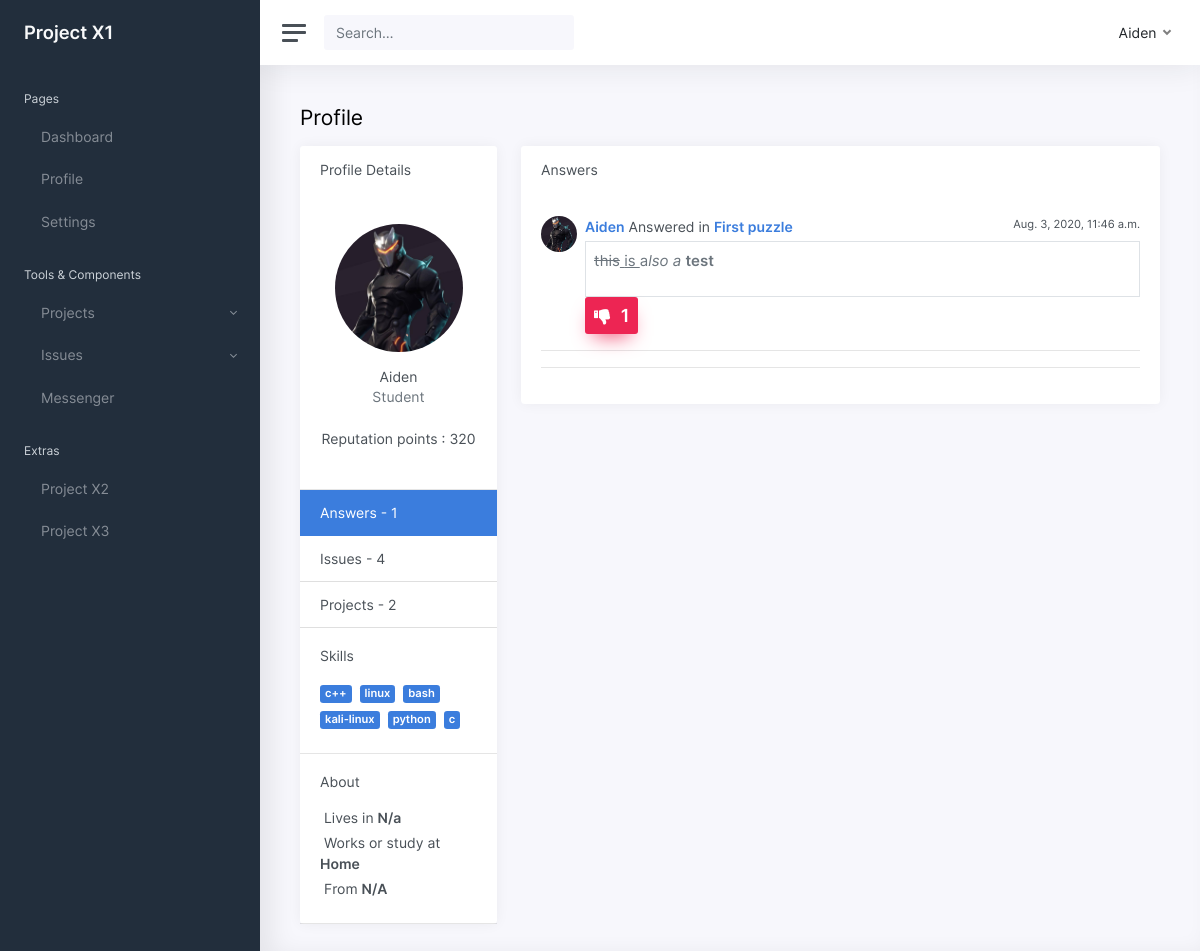
Page /accounts/profile/2/ (signed in) on the earlier database version.
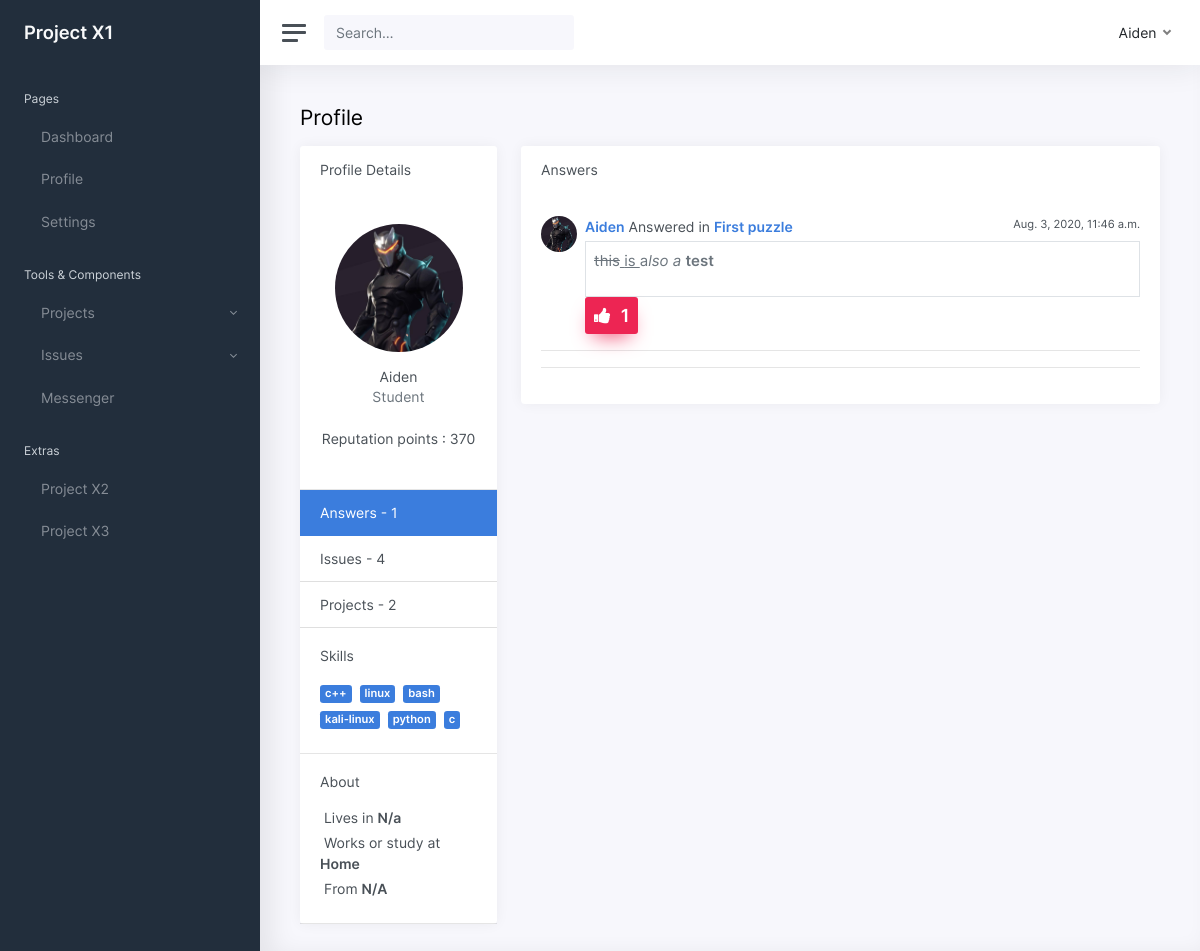
Same page on the later database version.
### accounts/models.py (models this page shows, shortened)
class Profile(models.Model):
    user = models.OneToOneField(User,null=True,on_delete=models.CASCADE)
    profile_pic = models.ImageField(null=True,blank=True,default = 'blank-profile-picture.jpg',upload_to='')
    first_name = models.CharField(max_length = 30,null=True)
    last_name = models.CharField(max_length = 30,null=True)
    phone = models.CharField(max_length = 14,null=True)
    occupation = models.CharField(max_length = 30,null=True)
    works_at = models.CharField(max_length = 30,null=True)
    skills = TaggableManager()
    country = models.CharField(max_length = 30,null=True)
    location = models.TextField()
    reputation_points = models.IntegerField(default=0)
    linkedin = models.URLField(blank=True,null=True)
    github = models.URLField(blank=True,null=True)
    twitter = models.URLField(blank=True,null=True)
    online = models.BooleanField(default=False)

### issues/models.py (models this page shows, shortened)
class Answer(models.Model):
    issue = models.ForeignKey(Issue,null=True,related_name="answers",on_delete=models.CASCADE)
    user = models.ForeignKey(User,on_delete=models.CASCADE ,related_name='answers',)
    message = RichTextField(blank=True,null=True)
    date_added = models.DateTimeField(auto_now_add=True)
    likes = models.ManyToManyField(User,related_name='likes_answers')
    accepted = models.BooleanField(default = False)
    class Meta:
        ordering = ['date_added']

class Issue(models.Model):
    name = models.CharField(max_length=255, unique=True)
    user = models.ForeignKey(User,null=True,on_delete=models.CASCADE,related_name='issues')
    created_at = models.DateTimeField(auto_now=True)
    message = RichTextField(blank=True,null=True)
    project = models.ForeignKey(Project,on_delete=models.SET_NULL,related_name="issues",null=True,blank=True)
    tags = TaggableManager()
    solve = models.BooleanField(default = False)
    members = models.ManyToManyField(User,through="IssueMember")
    deadline = models.DateField(auto_now_add=False,auto_now=False,default= None,null=True,blank=True)
    PRIORITY = [
        ('Critical','Critical'),
        ('major','major'),
        ('minor','minor'),
    ]
    priority = models.CharField(max_length=10,choices = PRIORITY,default='minor')
    class Meta:
        ordering = ['created_at']

### accounts/views.py (the view)
# urls.py: url(r"^profile/(?P<pk>\d+)/$",views.profile_page,name='profile'),
@login_required
def profile_page(request,pk):
	user = User.objects.get(pk=pk)
	profile = user.profile
	answers = user.answers.all()
	issues = user.issues.all()
	projects = user.projects.all()
	issues_member = Issue.objects.filter( members__pk = user.pk )
	projects_member = Project.objects.filter( members__pk = user.pk )
	reputation_points = int(issues_member.count())*10 + int(projects_member.count())*50 + int(projects.count())*20 + int(issues.count())*5 + int(answers.count())*50
	for project in projects:
		reputation_points += project.members.count()*50
	for project in projects_member:
		if project.complete == True and project.issues.count() >5:
			reputation_points += 1000
	for issue in issues_member:
		if issue.solve == True:
			reputation_points += 500
	for answer in answers:
		if answer.accepted == True:
			reputation_points += 1000
	profile.reputation_points = reputation_points
	profile.save()
	context = {'profile':profile,'answers':answers,'issues':issues,'projects':projects,'projects_member':projects_member,'issues_member':issues_member}
	return render(request,'accounts/profile.html',context)

### accounts/templates/accounts/profile.html (shortened to what this page needs)
{% extends 'base.html' %}
{% block content %}
{% load static %}
<main class="content">
    <div class="container-fluid p-0">
        <h1 class="h3 mb-3">Profile</h1>
        <div class="row">
            <div class="col-md-4 col-xl-3">
                <div class="card mb-3">
                    <div class="card-header">
                        <h5 class="card-title mb-0">Profile Details</h5>
                    </div>
                    <div class="card-body text-center">
                        <img src="{{profile.profile_pic.url}}" alt="If uploaded,it will be updated soon"
                            class="rounded-circle img-responsive mt-2" width="128" height="128" />
                        <h5 class="card-title mb-0"><br>{{profile.first_name.capitalize}}</h5>
                        <div class="text-muted mb-2">{{profile.occupation.capitalize}}</div>
                        <h5 class="card-title mb-0"><br>Reputation points : {{profile.reputation_points}}</h5><br>
                    </div>
                    <div class="list-group list-group-flush" role="tablist">
                        <a class="list-group-item list-group-item-action active" data-toggle="list" href="#answers"
                            role="tab">
                            Answers - {{answers.count}}
                        </a>
                        <a class="list-group-item list-group-item-action" data-toggle="list" href="#issues" role="tab">
                            Issues - {{issues.count}}
                        </a>
                        <a class="list-group-item list-group-item-action" data-toggle="list" href="#projects"
                            role="tab">
                            Projects - {{projects.count}}
                        </a>
                    </div>
                    <div class="card-body">
                        <h5 class="h6 card-title">Skills</h5>
                        {% for skill in profile.skills.all %}
                        <a href="{% url 'projects:tagged' pk=skill.pk %}"
                            class="badge badge-primary mr-1 my-1">{{skill|safe}}</a>
                        {% endfor %}
                    </div>
                    <hr class="my-0" />
                    <div class="card-body">
                        <h5 class="h6 card-title">About</h5>
                        <ul class="list-unstyled mb-0">
                            <li class="mb-1"> Lives in <strong>{{profile.location.capitalize}}</strong></li>
                            <li class="mb-1"> Works or
                                study at <strong>{{profile.works_at.capitalize}}</strong></li>
                            <li class="mb-1"> From <strong>{{profile.country}}</strong></li>
                        </ul>
                    </div>
                    <hr class="my-0" />
                </div>
            </div>
            <div class="col-9">
                <div class="tab-content">
                    <div class=" card tab-pane fade show active" id="answers" role="tabpanel">
                        {% if not answers %}
                        <div class="card-header">
                            <h5 class="card-title mb-0">No Answers posted</h5>
                        </div>
                        {% else %}
                        <div class="card-header">
                            <h5 class="card-title mb-0">Answers</h5>
                        </div>
                        <div class="card-body h-100">
                            {% for answer in answers %}
                            {% include 'issues/_answer.html' %}
                            {% endfor %}
                            <hr />
                        </div>
                        {% endif %}
                    </div>
                </div>
            </div>
        </div>
    </div>
</main>
{% endblock %}

### templates/base.html (shortened to what this page needs)
<!DOCTYPE html>
<html lang="en">
{% load static %}
<head>
    <link href="{%static 'css/app.css' %}" rel="stylesheet">
</head>
<body>
    <div class="wrapper">
        <nav id="sidebar" class="sidebar">
            <div class="sidebar-content js-simplebar">
                <a class="sidebar-brand" href="{% url 'home' %}">
                    <span class="align-middle">Project X1</span>
                </a>
                <ul class="sidebar-nav">
                    <li class="sidebar-header">
                        Pages
                    </li>
                    <li class="sidebar-item ">
                        <a class="sidebar-link" href="{% url 'home' %}">
                             <span
                                class="align-middle">Dashboard</span>
                        </a>
                    </li>
                    <li class="sidebar-item">
                        <a class="sidebar-link" href="{% url 'accounts:profile' pk=user.pk %}">
                             <span class="align-middle">Profile</span>
                        </a>
                    </li>
                    <li class="sidebar-item">
                        <a class="sidebar-link" href="{% url 'set' %}">
                             <span
                                class="align-middle">Settings</span>
                        </a>
                    </li>
                    <li class="sidebar-header">
                        Tools & Components
                    </li>
                    <li class="sidebar-item">
                        <a href="#ui" data-toggle="collapse" class="sidebar-link collapsed">
                             <span
                                class="align-middle">Projects</span>
                        </a>
                    </li>
                </ul>
                <li class="sidebar-item">
                    <a href="#forms" data-toggle="collapse" class="sidebar-link collapsed">
                         <span
                            class="align-middle">Issues</span>
                    </a>
                </li>
                <li class="sidebar-item">
                    <a class="sidebar-link" href="{% url 'chats:all' %}">
                         <span class="align-middle">Messenger</span>
                    </a>
                </li>
                <li class="sidebar-header">
                    Extras
                </li>
                <li class="sidebar-item">
                    <a class="sidebar-link" href="#">
                         <span class="align-middle">Project X2</span>
                    </a>
                </li>
                <li class="sidebar-item">
                    <a class="sidebar-link" href="#">
                         <span class="align-middle">Project X3</span>
                    </a>
                </li>
            </div>
        </nav>
        <div class="main">
            <nav class="navbar navbar-expand navbar-light navbar-bg">
                <a class="sidebar-toggle d-flex">
                    <i class="hamburger align-self-center"></i>
                </a>
                <form action="{% url 'search' %}" method="POST" class="form-inline d-none d-sm-inline-block">
                    <div class="input-group input-group-navbar">
                        <input name="search" type="search" class="form-control" placeholder="Search…" aria-label="Search">
                        <div class="input-group-append">
                            <button class="btn" type="submit">
                            </button>
                        </div>
                    </div>
                </form>
                <div class="navbar-collapse collapse">
                    <ul class="navbar-nav navbar-align">
                        <li class="nav-item dropdown">
                            <a class="nav-link dropdown-toggle d-none d-sm-inline-block" href="#"
                                data-toggle="dropdown">
                                <span class="text-dark">{{user.username}}</span>
                            </a>
                        </li>
                    </ul>
                </div>
            </nav>
            {% block content %}
            {% endblock %}
        </div>
    </div>
</body>
</html>

### issues/templates/issues/_answer.html (shortened to what this page needs)
<div class="media">
    <img src="{{answer.user.profile.profile_pic.url}}" width="36" height="36" class="rounded-circle mr-2"
        alt="profile_pic">
    <div class="media-body">
        <small class="float-right text-navy">{{answer.date_added}}</small>
        <strong><a href="{% url 'accounts:profile' pk=answer.user.pk %}">{{answer.user.username}}</a></strong> Answered in <strong><a href="{% url 'issues:single' pk=answer.issue.pk %}">{{answer.issue.name}}</a></strong>
        <br />
        <div style="font-size:15px;" class="border text-sm text-muted p-2 mt-1">
            {{answer.message|safe}}
        </div>
        <link rel="stylesheet" href="https://cdnjs.cloudflare.com/ajax/libs/font-awesome/4.7.0/css/font-awesome.min.css">
        {% if user in answer.likes.all %}
        <button onclick="myFunction(this)" class="btn-secondary likes-button" type="button"
            data-ansid="{{answer.pk}}"><i class="fa fa-thumbs-down"></i><strong
                id="like_count_{{answer.pk}}">{{ answer.likes.count }}</strong>
        </button>
        {% else %}
        <button onclick="myFunction(this)" class="btn-secondary likes-button" type="button"
            data-ansid="{{answer.pk}}"><i class="fa fa-thumbs-up"></i><strong
                id="like_count_{{answer.pk}}">{{ answer.likes.count }}</strong>
        </button>
        {% endif %}
    </div>
</div>
<hr />

### issues/templates/issues/_answer.html (style rules this page uses)
.btn-secondary { background: #ed2553; border-radius: 3px; box-shadow: 0 10px 20px -8px rgb(240, 75, 113); padding: 5px 9px; font-size: 18px; border: none; outline: none; color: #ffffff; text-decoration: none; -webkit-transition: 0.3s ease; transition: 0.3s ease; }
.fa-thumbs-up { margin-right: 10px; }

Differences in the rows shown:
changed Profile "Aiden": reputation_points "320" → "370"
